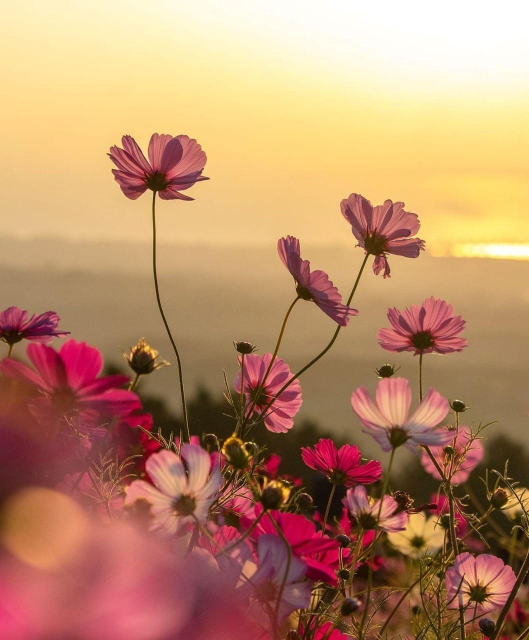
#> input picture 01_Image_Processing/images/Flower.jpeg, 1058 x 1280 px (shown at 1/2 size)
$ jupyter execute image_processing_basics.ipynb
#> lines starting #> are read from the running program, lines starting #| are printed output that depends on the picture; after the words box and inside, x2 and y2 are one past the last pixel; in counts of white or black regions, pixels touching at a corner belong together
[cell 1]
import numpy as np
import matplotlib.pyplot as plt
import cv2

[cell 2]
img = cv2.imread("images/Flower.jpeg")
#> img is the input picture: shape (1280, 1058, 3); mean B, G, R 106.4, 140.2, 186.7

[cell 3]
cv2.imshow("Image",img)
cv2.waitKey(0)
cv2.destroyAllWindows()

[cell 4]
plt.imshow(img)
plt.title("BGR")
plt.axis('off')
plt.show()

[cell 5]
plt.imshow(cv2.cvtColor(img,cv2.COLOR_BGR2RGB))
plt.title("Original")
plt.axis('off')
plt.show()

[cell 6]
plt.imshow(cv2.cvtColor(img,cv2.COLOR_BGR2GRAY))
plt.title("Gray")
plt.axis('off')
plt.show()

[cell 7]
gray=cv2.cvtColor(img,cv2.COLOR_BGR2GRAY)
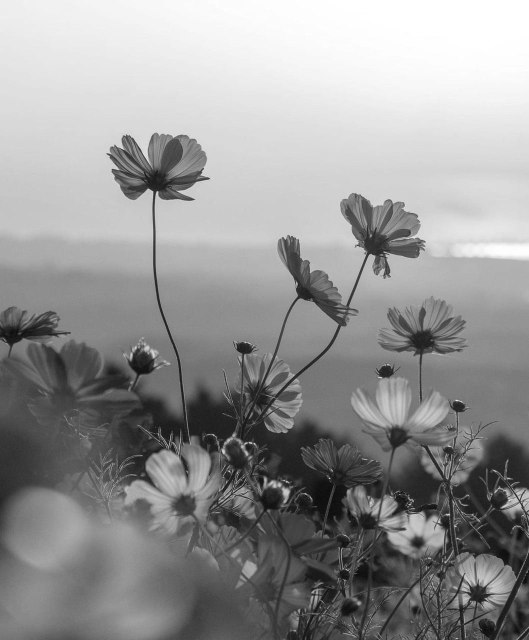
#> gray: shape (1280, 1058) (shown at 1/2 size); min 4, max 255, mean 150.3
plt.imshow(gray,cmap='gray')
plt.title("RGB Image")
plt.axis('off')
plt.show

[cell 8]
cv2.imshow("Image",gray)
cv2.waitKey(0)
cv2.destroyAllWindows()

[cell 9]
resized_img=cv2.resize(img,(500,500))
cv2.imshow("Image",resized_img)
cv2.waitKey(0)
cv2.destroyAllWindows()

[cell 10]
resized_img=cv2.resize(img,(500,500))
plt.figure(figsize=(20,5))
plt.subplot(1,3,1)
plt.imshow(cv2.cvtColor(resized_img,cv2.COLOR_BGR2RGB))
plt.title("original")
plt.show()

[cell 11]
scaled_img=cv2.resize(img,None,fx=0.2,fy=0.2)
scaled_rgb=cv2.cvtColor(scaled_img,cv2.COLOR_BGR2RGB)
plt.subplot(1,3,1)
plt.imshow(scaled_rgb)
plt.title("scaled_rgb")

[cell 12]
resized_img=cv2.resize(img,(300,300))
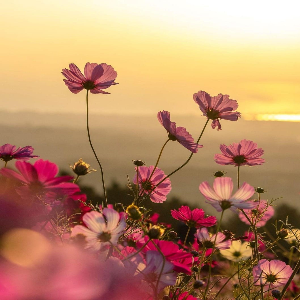
#> resized_img: shape (300, 300, 3); mean B, G, R 106.3, 140.1, 186.6

img_rgb=cv2.cvtColor(img,cv2.COLOR_BGR2RGB)
resized_rgb=cv2.cvtColor(resized_img,cv2.COLOR_BGR2RGB)
scaled_rgb=cv2.cvtColor(scaled_img,cv2.COLOR_BGR2RGB)


plt.figure(figsize=(10,5))
plt.subplot(1,3,1)
plt.imshow(img_rgb)
plt.title("original")
plt.subplot(1,3,2)
plt.imshow(resized_rgb)
plt.title("resized_rgb")
plt.subplot(1,3,3)
plt.imshow(scaled_rgb)
plt.title("scaled_rgb")
plt.show()

[cell 13]
img = cv2.imread("images/Flower.jpeg")

horizontal=cv2.flip(img,1)
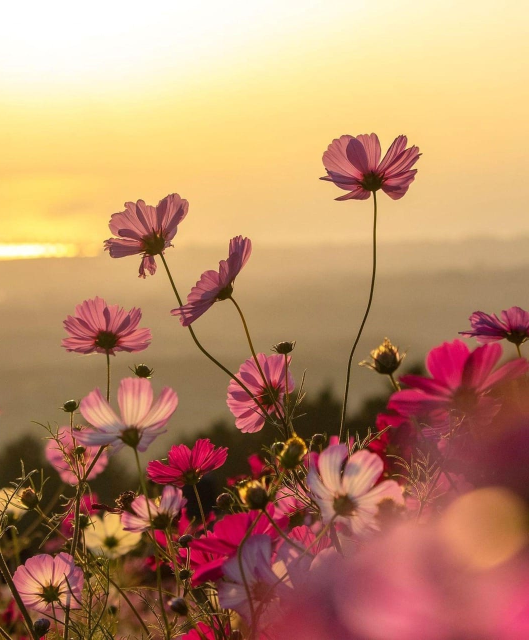
#> horizontal: shape (1280, 1058, 3) (shown at 1/2 size); mean B, G, R 106.4, 140.2, 186.7
vertical=cv2.flip(img,0)
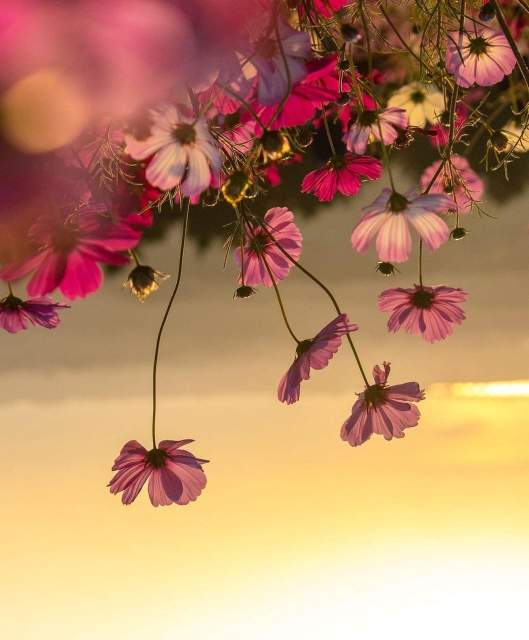
#> vertical: shape (1280, 1058, 3) (shown at 1/2 size); mean B, G, R 106.4, 140.2, 186.7
both=cv2.flip(img,-1)
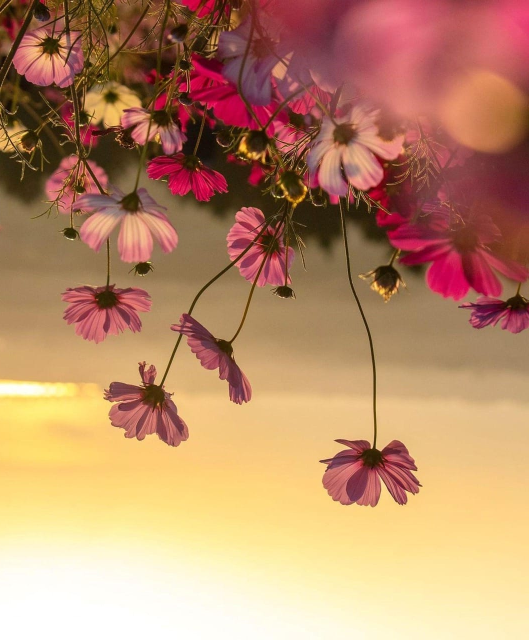
#> both: shape (1280, 1058, 3) (shown at 1/2 size); mean B, G, R 106.4, 140.2, 186.7

plt.figure(figsize=(10,5))
plt.subplot(3,4,1)
plt.imshow(cv2.cvtColor(img,cv2.COLOR_BGR2RGB))
plt.title("original")

plt.subplot(3,4,2)
plt.imshow(cv2.cvtColor(horizontal,cv2.COLOR_BGR2RGB))
plt.title("horizontal")

plt.subplot(3,4,3)
plt.imshow(cv2.cvtColor(vertical,cv2.COLOR_BGR2RGB))
plt.title("vertical")

plt.subplot(3,4,4)
plt.imshow(cv2.cvtColor(both,cv2.COLOR_BGR2RGB))
plt.title("both")

plt.show()

[cell 14]
import matplotlib.pyplot as plt
import cv2
img = cv2.imread("images/Flower.jpeg")
print("imageshape",img.shape)
#| imageshape (1280, 1058, 3)
h,w=img.shape[:2]
#> h = 1280; w = 1058
row_start=int(h*0.2)
#> row_start = 256
row_end=int(h*0.6)
#> row_end = 768
col_start=int(h*0.2)
#> col_start = 256
col_end=int(h*0.6)
#> col_end = 768
cropped=img[row_start:row_end,col_start:col_end]
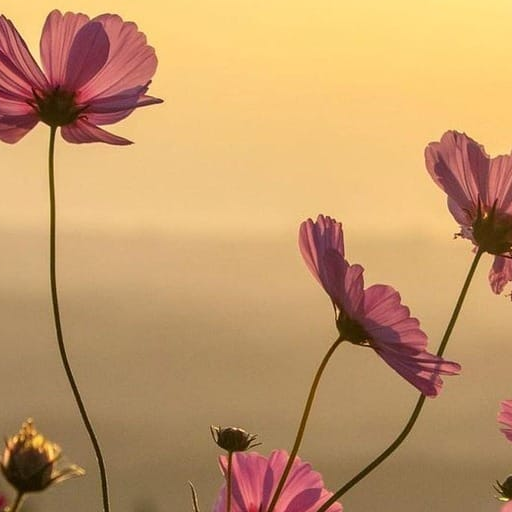
#> cropped: shape (512, 512, 3); mean B, G, R 104.4, 152.6, 195.6

plt.subplot(1,2,1)
plt.imshow(cv2.cvtColor(img,cv2.COLOR_BGR2RGB))
plt.title("original")

plt.subplot(1,2,2)
plt.imshow(cv2.cvtColor(cropped,cv2.COLOR_BGR2RGB))
plt.title("cropped")
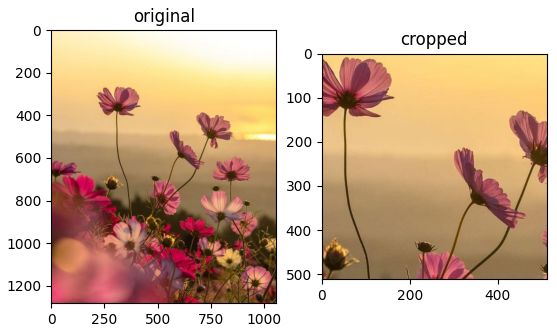
#> figure drawn by matplotlib, 2 panels

[cell 15]
import matplotlib.pyplot as plt
import cv2
import numpy as np
img = cv2.imread("images/Flower.jpeg")
print("imageshape",img.shape)
#| imageshape (1280, 1058, 3)
rows,cols=img.shape[:2]
#> rows = 1280; cols = 1058
M=np.float32([[1,0,60],[0,1,20]])
translated=cv2.warpAffine(img,M,(cols,rows))
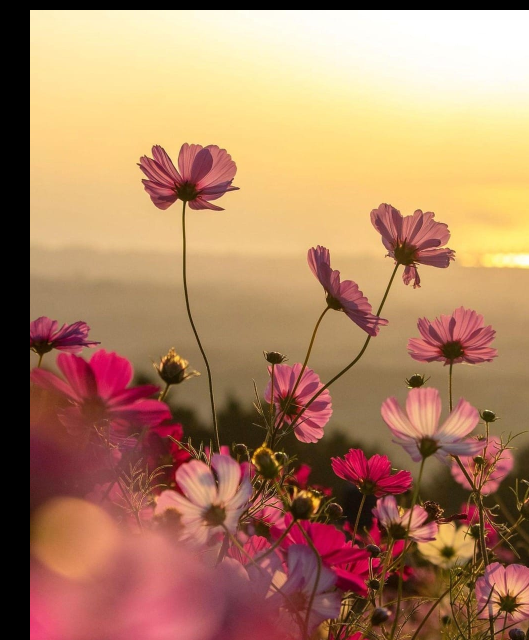
#> translated: shape (1280, 1058, 3) (shown at 1/2 size); mean B, G, R 99.4, 130.5, 174.2
plt.imshow(cv2.cvtColor(translated,cv2.COLOR_BGR2RGB))
plt.title("translated")
plt.show()

[cell 16]
import matplotlib.pyplot as plt
import cv2
import numpy as np
img = cv2.imread("images/Flower.jpeg")
center=(cols//2,rows//2)
#> center = (529, 640)
M=cv2.getRotationMatrix2D(center,45,1)
rotated=cv2.warpAffine(img,M,(cols,rows))
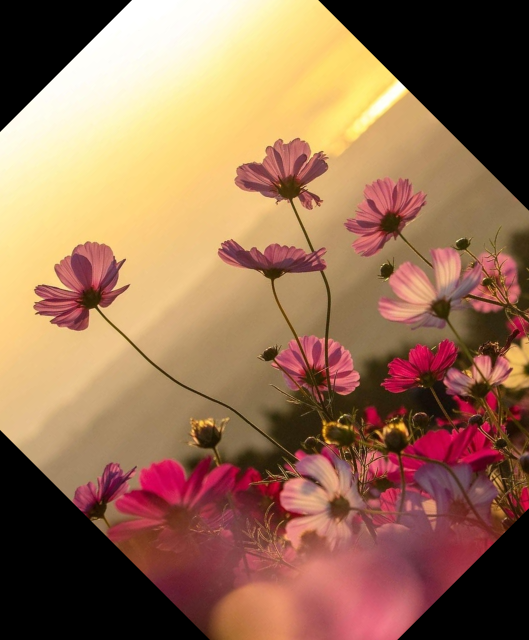
#> rotated: shape (1280, 1058, 3) (shown at 1/2 size); mean B, G, R 84.2, 111.8, 151.2
plt.imshow(cv2.cvtColor(rotated,cv2.COLOR_BGR2RGB))
plt.title("rotated")
plt.show()

[cell 17]
import matplotlib.pyplot as plt
import cv2
img = cv2.imread('images/Flower.jpeg')
cv2.rectangle(    img,    (50, 50),      # top-left
                  (300, 200),    # bottom-right
                  (0, 255, 0),   # Green (BGR)
                  3              # Thickness
             )
cv2.circle(    img,    (500, 150),    # Center
               80,            # Radius
               (255, 0, 0),   # Blue (BGR)
               3              # Thickness
          )
# Add Text
cv2.putText(    img,    "Flower",    (150, 150),                    # Position
                cv2.FONT_HERSHEY_SIMPLEX,      # Font
                1,                             # Font Scale
                (0, 0, 255),                   # Red (BGR)
                2,                             # Thickness
                cv2.LINE_AA                    # Smooth Text
           )
# Display Image
plt.figure(figsize=(10,6))
plt.imshow(cv2.cvtColor(img, cv2.COLOR_BGR2RGB))
plt.axis('off')
plt.title("Rectangle + Circle + Text")
plt.show()

[cell 18]
import cv2
import numpy as np
import matplotlib.pyplot as plt

# Create a blank white image (500x500)
img = np.ones((500, 500, 3), dtype=np.uint8) * 255

# Draw a rectangle
cv2.rectangle(img, (50, 50), (200, 200), (255, 0, 0), 3)
#> img: shape (500, 500, 3)

# Draw a circle
cv2.circle(img, (350, 150), 70, (0, 255, 0), 3)

# Add your name
cv2.putText(img,
            "INDU R",          # Replace with your name
            (120, 400),
            cv2.FONT_HERSHEY_SIMPLEX,
            1,
            (0, 0, 255),
            2,
            cv2.LINE_AA)

# Display the image
plt.figure(figsize=(6, 6))
plt.imshow(cv2.cvtColor(img, cv2.COLOR_BGR2RGB))
plt.axis("off")
plt.title("My Image Design")
plt.show()

[cell 19]
import cv2
import numpy as np
import matplotlib.pyplot as plt

# Create a blank white image
img = np.ones((500, 300, 3), dtype=np.uint8) * 255

# Draw the traffic signal box
cv2.rectangle(img, (90, 40), (210, 320), (0, 0, 0), 3)
#> img: shape (500, 300, 3); 97.3% white; 1 black region, box (x1, y1, x2, y2) and area: (88, 38, 213, 323) 3988

# Draw Red light
cv2.circle(img, (150, 90), 30, (0, 0, 255), -1)

# Draw Yellow light
cv2.circle(img, (150, 180), 30, (0, 255, 255), -1)

# Draw Green light
cv2.circle(img, (150, 270), 30, (0, 255, 0), -1)

# Add title
cv2.putText(img,
            "Traffic Signal",
            (35, 380),
            cv2.FONT_HERSHEY_SIMPLEX,
            0.8,
            (255, 0, 0),
            2,
            cv2.LINE_AA)
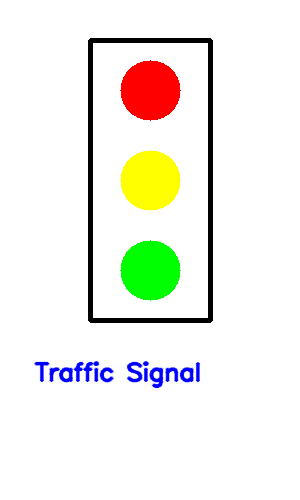
#> img: shape (500, 300, 3); mean B, G, R 233.8, 241.1, 241.1

# Display the image
plt.figure(figsize=(4, 7))
plt.imshow(cv2.cvtColor(img, cv2.COLOR_BGR2RGB))
plt.axis("off")
plt.title("Traffic Signal")
plt.show()

$ run again, with 01_Image_Processing/images/image_resize_comparison.jpg copied over 01_Image_Processing/images/Flower.jpeg
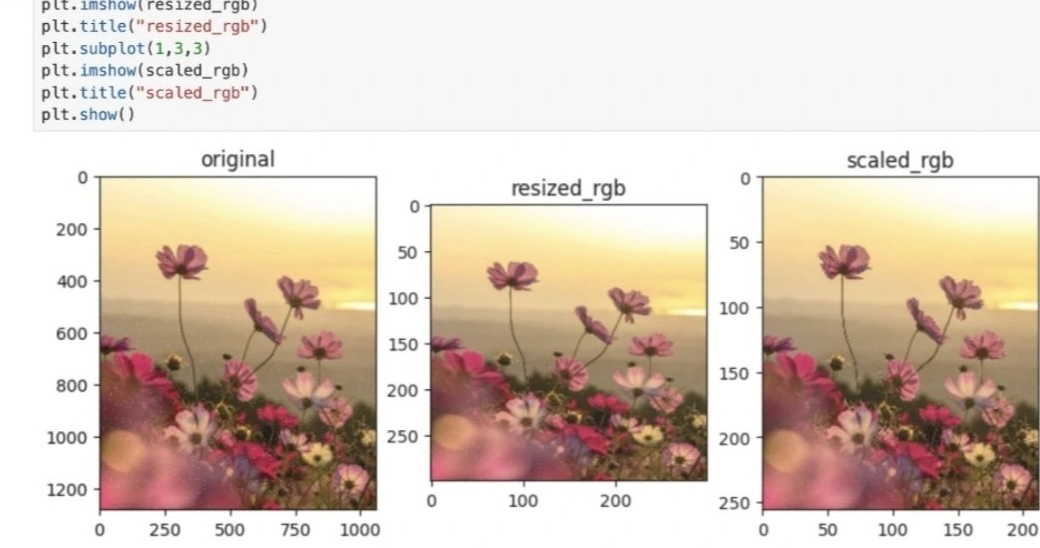
#> input picture 01_Image_Processing/images/image_resize_comparison.jpg, 1040 x 548 px
#> img is the input picture: shape (548, 1040, 3); mean B, G, R 188.1, 201.1, 216.8
#| imageshape (548, 1040, 3)
#| imageshape (548, 1040, 3)
#> `rotated=cv2.warpAffine(img,M,(cols,rows))`:
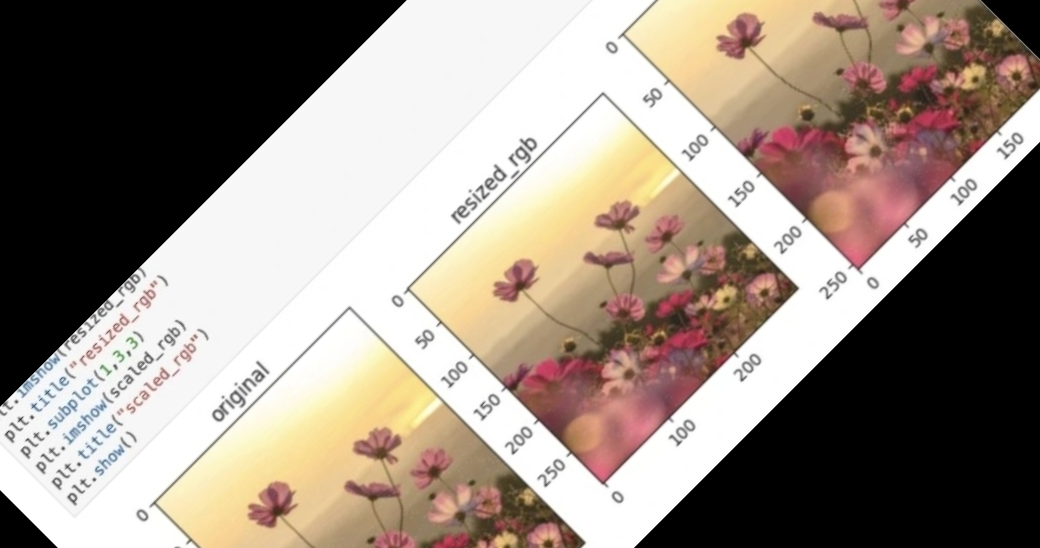
#> rotated: shape (548, 1040, 3); mean B, G, R 129.2, 139.3, 151.1
#> `cv2.putText(    img,    "Flower",    (150, 150),`:
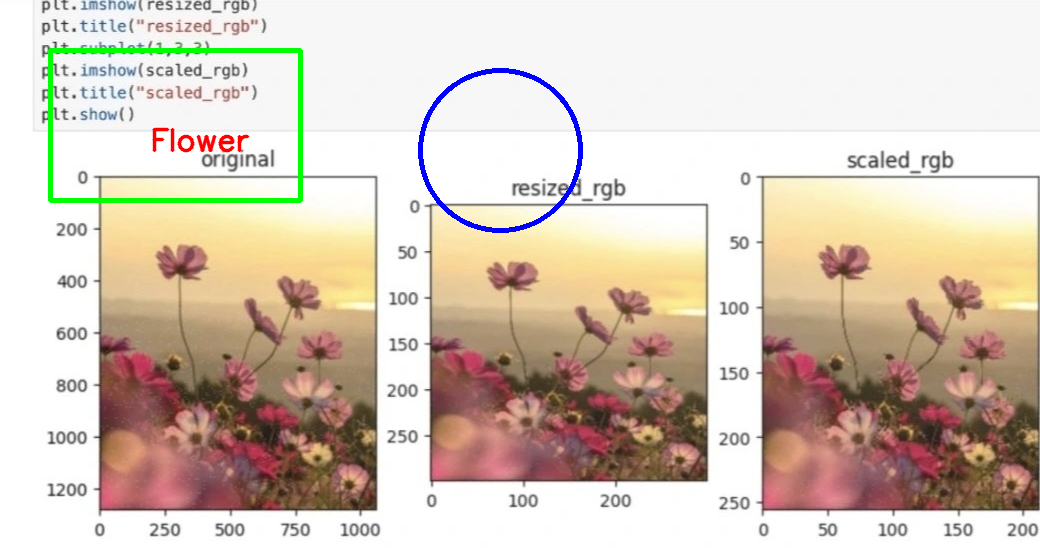
#> img: shape (548, 1040, 3); mean B, G, R 186.2, 199.8, 214.1
